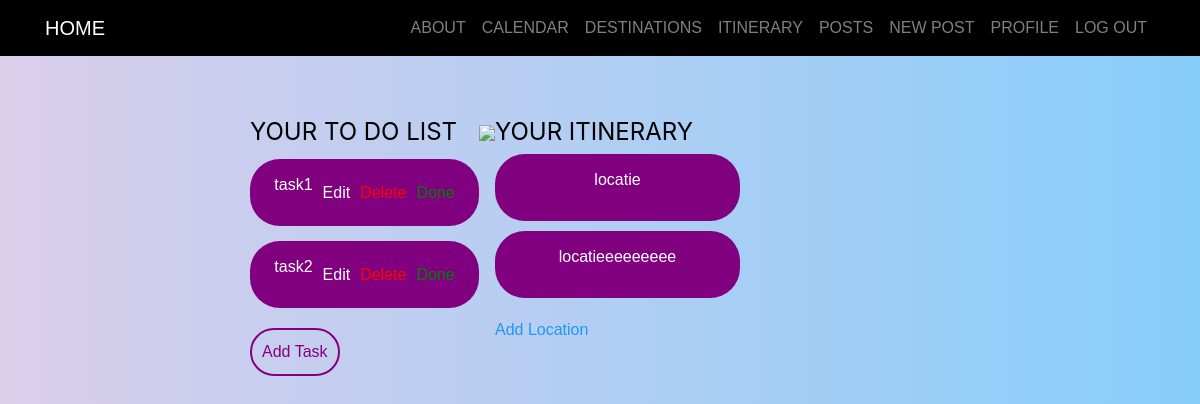
Page /task_list/ (signed in) on the committed database.
### users/models.py (models this page shows, shortened)
class Task(models.Model):
    user = models.ForeignKey(User, on_delete=models.CASCADE, null=True, blank=True)
    title = models.CharField(max_length=200)
    complete = models.BooleanField(default=False)
    create = models.DateTimeField(auto_now_add=True)
    class Meta:
        ordering = ['complete']

class Itinerary(models.Model):
    user = models.ForeignKey(User, on_delete=models.CASCADE, null=True, blank=True)
    title = models.CharField(max_length=200)

### users/views.py (the view)
# urls.py: path('task_list/', TaskListView.as_view(), name='task_list'),
class TaskListView(LoginRequiredMixin, ListView):
    model = Task
    template_name = 'users/task_list.html'
    context_object_name = 'tasks'
    def get_context_data(self, **kwargs):
        context = super().get_context_data(**kwargs)
        context['tasks'] = context['tasks'].filter(user=self.request.user)
        context['itinerary'] = Itinerary.objects.filter(user=self.request.user)
        return context

### users/templates/users/task_list.html (shortened to what this page needs)
{% extends "login/base.html" %}
{% block content %}
    <p>{{request.user}}</p>
    <div style="display: flex; justify-content: center; align-items: start; padding: 50px;margin-left:200px">
        <div style="width: 300px; height: 100px;">
            <div style="color: black; font-size: 24px; font-family: Inter; font-weight: 400; line-height: 24px; word-wrap: break-word">YOUR TO DO LIST</div>
            {% for task in tasks %}
                <div style="height: 67px; background: #800080; border-radius: 30px; display: flex; align-items: center; justify-content: center; margin-top: 15px;">
                    <p style="color: white;padding:5px">{{ task.title }}</p>
                    <a href="{% url 'users:task-update' pk=task.pk %}" style="color: white; text-decoration: none;padding:5px">Edit</a>
                    <form method="post" action="{% url 'users:task-delete' task.id %}">
                        <button type="submit" style="background-color: transparent; color: red; border: none; cursor: pointer;padding:5px">Delete</button>
                    </form>
                    <form method="post" action="{% url 'users:task-update' pk=task.pk %}" onsubmit="return confirm('Task marked as complete: {{ task.title }}')">
                    <form method="post" action="{% url 'users:task-update' pk=task.pk %}">
                        <button type="submit" style="background-color: transparent; color: green; border: none; cursor: pointer;padding:5px">Done</button>
                    </form>
                </div>
            {% empty %}
                <h3>No tasks yet.</h3>
            {% endfor %}
            <a href="{% url 'users:task-create' %}" style="display: inline-block; margin-top: 20px; color: #800080; text-decoration: none; border: 2px solid purple; padding: 10px; border-radius: 30px;">Add Task</a>
        </div>
        <div>
            <img src="https://png.pngtree.com/png-clipart/20230511/ourmid/pngtree-isolated-cat-on-white-background-png-image_7094927.png"/>
        </div>
        <div style="width: 321px; height: 437px;">
            <div style="color: black; font-size: 24px; font-family: Inter; font-weight: 400; line-height: 24px; word-wrap: break-word">YOUR ITINERARY</div>
            {% for item in itinerary %}
                <div style="height: 67px; background: #800080; border-radius: 30px; display: flex; align-items: center; justify-content: center; margin-top: 10px;">
                    <p style="color: white;">{{ item.title }}</p>
                </div>
            {% empty %}
                <h3>No itineraries yet.</h3>
            {% endfor %}
            <a href="{% url 'users:itinerary-create' %}" style="display: inline-block; margin-top: 20px; color: #2196F3; text-decoration: none;">Add Location</a>
        </div>
    </div>
{% endblock content%}

### login/static/login/main.css (style rules this page uses)
* { margin: 0; padding: 0; box-sizing: border-box; font-family: 'Mongolian Baiti', sans-serif; font-family: 'Mongolian Baiti', sans-serif; }

### users/templates/users/task_list.html (style rules this page uses)
body { background: linear-gradient(to right, #dbceeb , #87cefa); min-height: 10vh; margin-top: 30px; }
body,html { overflow: hidden; }

### rows in the picture
Task: title "task1"
Task: title "task2"
Itinerary: title "locatie"
Itinerary: title "locatieeeeeeeee"
